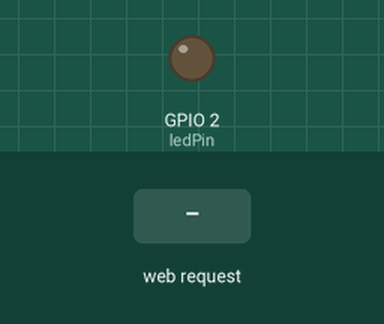
This sketch was run on a simulated ESP32. Parts: output pins drawn as LEDs (lit = HIGH). The inputs (shaded band) are chosen by the test bench. WiFi joins after 1.5 s; servers stay silent unless stated; what the sketch prints to the serial monitor is not drawn.

Above: at 2.7 s.
2.8 s: HTTP request GET /on received
At 3.4 s:
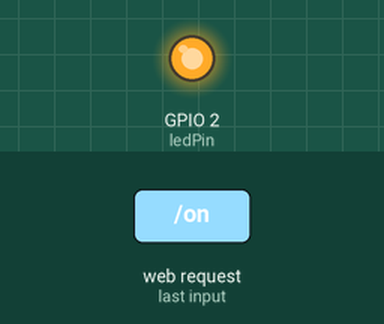
4.3 s: HTTP request GET /off received
At 4.6 s:
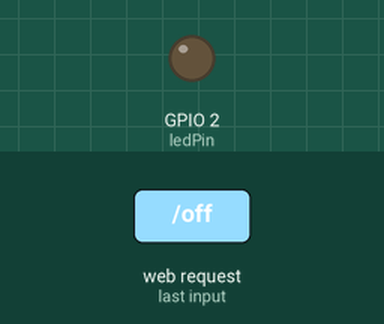
Timing chart, 0 to 7.3 s (numbered marks = the images above; inputs shaded):
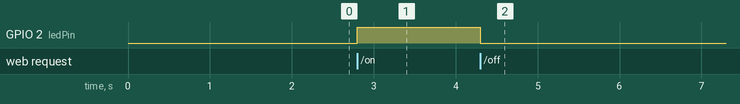

The sketch:

esp32_led_wifi.ino
```cpp
#include <WiFi.h>
#include <WebServer.h>

const char* ssid = "YOUR_SSID";
const char* password = "YOUR_PASSWORD";

WebServer server(80);

const int ledPin = 2;

void handleRoot()
{
  String html = "<h1>ESP32 LED Control</h1><a href='/on'>ON</a> | <a href='/off'>OFF</a>";
  server.send(200, "text/html", html);
}

void handleOn()
{
  digitalWrite(ledPin, HIGH);
  server.sendHeader("Location","/");
  server.send(303,"text/plain","");
}

void handleOff()
{
  digitalWrite(ledPin, LOW);
  server.sendHeader("Location","/");
  server.send(303,"text/plain","");
}

void setup()
{
  pinMode(ledPin, OUTPUT);
  Serial.begin(115200);
  WiFi.begin(ssid, password);
  while (WiFi.status() != WL_CONNECTED)
  {
    delay(500);
    Serial.print(".");
  }
  Serial.println("");
  Serial.println("WiFi connected: " + WiFi.localIP().toString());

  server.on("/", handleRoot);
  server.on("/on", handleOn);
  server.on("/off", handleOff);
  server.begin();
}

void loop()
{
  server.handleClient();
}
```

Measured:
- after the input at 2.8 s, GPIO 2 (ledPin): LOW → HIGH at once
- after the input at 4.3 s, GPIO 2 (ledPin): HIGH → LOW at once
